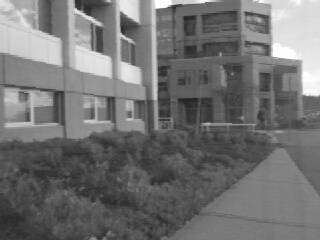
#> input picture images/triclopsi2l.jpg, 320 x 240 px
$ jupyter execute stereoSGBM.ipynb
#> lines starting #> are read from the running program, lines starting #| are printed output that depends on the picture
[cell 1]
import cv2
import numpy as np
from matplotlib import pyplot as plt

[cell 2]
left_image = cv2.imread('./images/triclopsi2l.jpg', cv2.IMREAD_GRAYSCALE)
#> left_image is the input picture: shape (240, 320); min 33, max 255, mean 114
right_image = cv2.imread('./images/triclopsi2r.jpg', cv2.IMREAD_GRAYSCALE)
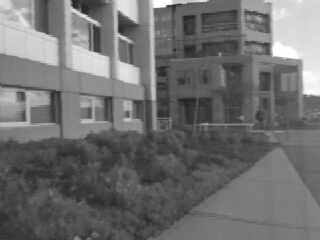
#> input picture images/triclopsi2r.jpg, 320 x 240 px
#> right_image is the input picture: shape (240, 320); min 35, max 255, mean 110.9
left_image = np.uint8(left_image)
right_image = np.uint8(right_image)

wsize=9
max_disp = 16
sigma = 1.5
lmbda = 8000.0

left_matcher = cv2.StereoSGBM_create(0, max_disp, wsize);
right_matcher = cv2.ximgproc.createRightMatcher(left_matcher);
left_disp = left_matcher.compute(left_image, right_image);
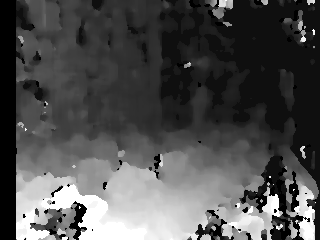
#> left_disp: shape (240, 320) int16; min -16, max 240, mean 64.3; drawn with min black and max white
right_disp = right_matcher.compute(right_image,left_image);
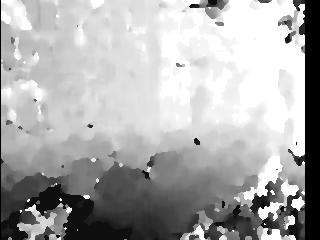
#> right_disp: shape (240, 320) int16; min -256, max 0, mean -83.59; drawn with min black and max white

# Now create DisparityWLSFilter
wls_filter = cv2.ximgproc.createDisparityWLSFilter(left_matcher);
wls_filter.setLambda(lmbda);
wls_filter.setSigmaColor(sigma);
filtered_disp = wls_filter.filter(left_disp, left_image, disparity_map_right=right_disp);
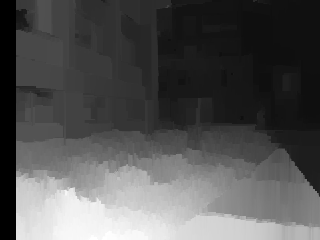
#> filtered_disp: shape (240, 320) int16; min -16, max 240, mean 68.3; drawn with min black and max white
plt.imshow(filtered_disp, cmap='hot')

[cell 3]
left_image = cv2.imread('./images/triclopsi2l.jpg', 0)
right_image = cv2.imread('./images/triclopsi2r.jpg', 0)
left_image = np.uint8(left_image)
right_image = np.uint8(right_image)

wsize=9
max_disp = 16
sigma = 1.5
lmbda = 8000.0
left_matcher = cv2.StereoBM_create(max_disp, wsize);
#right_matcher = cv2.ximgproc.createRightMatcher(left_matcher);
left_disp = left_matcher.compute(left_image, right_image);
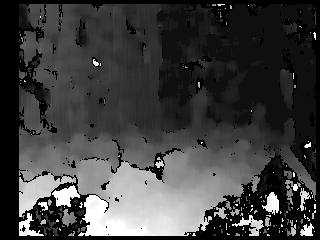
#> left_disp: shape (240, 320) int16; min -16, max 240, mean 48.1; drawn with min black and max white


plt.imshow(left_disp, cmap='hot')
